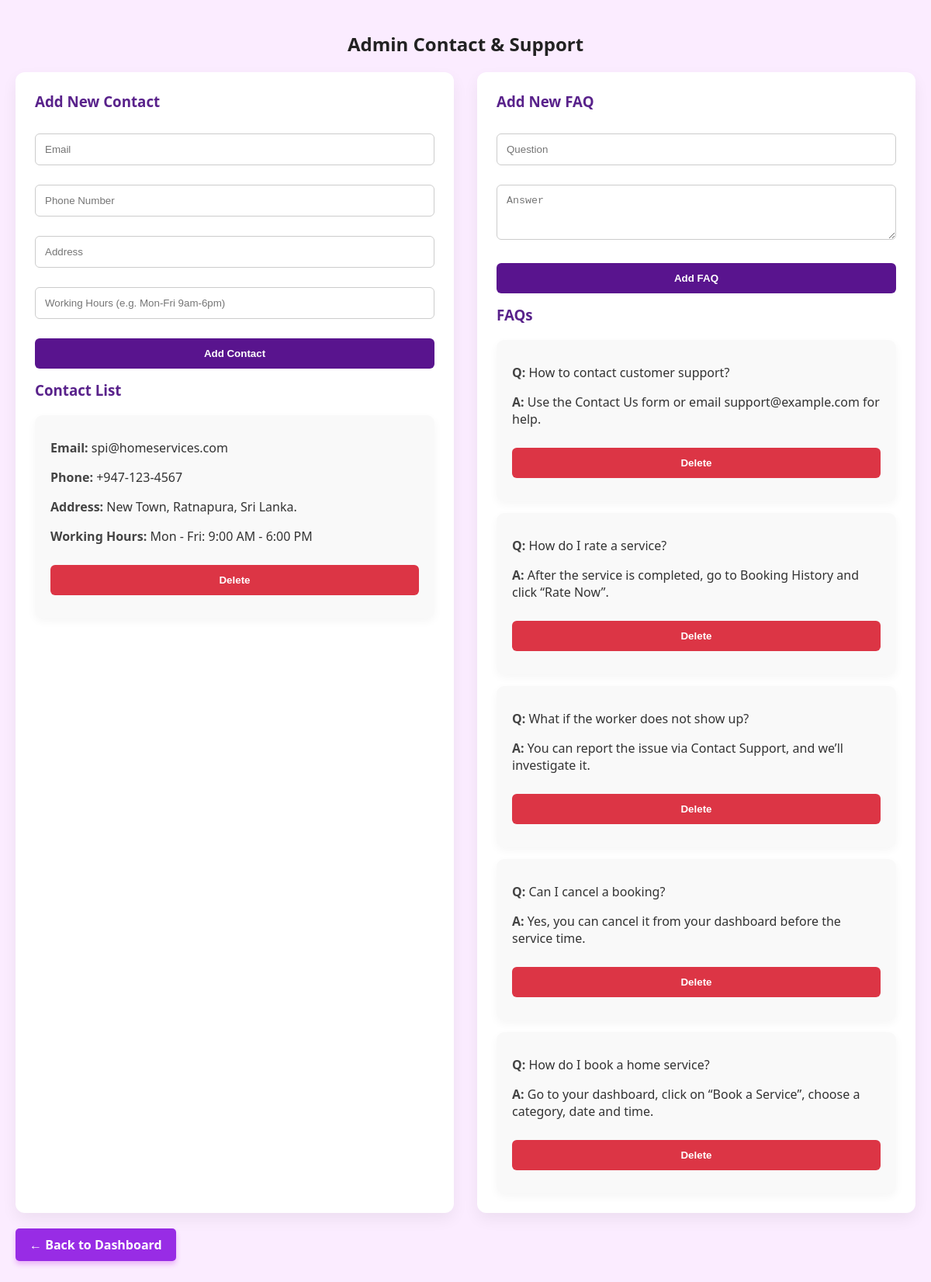
Page /ContactSupport.php on the committed database.
### tables this page shows
CREATE TABLE `contacts` (
  `contact_id` int(11) NOT NULL,
  `email` varchar(100) NOT NULL,
  `phone` varchar(20) NOT NULL,
  `address` varchar(255) NOT NULL,
  `working_hours` varchar(100) NOT NULL
);

CREATE TABLE `faqs` (
  `id` int(11) NOT NULL,
  `question` text NOT NULL,
  `answer` text NOT NULL
);

### ContactSupport.php (the view, shortened to what this page needs)
<?php
$servername = "localhost";
$username = "root";
$password = "";
$dbname = "home_service_db";
$conn = new mysqli($servername, $username, $password, $dbname);
$contact_result = $conn->query("SELECT * FROM contacts ORDER BY contact_id DESC");
$faq_result = $conn->query("SELECT * FROM faqs ORDER BY id DESC");
?>
<!DOCTYPE html>
<html>
<head>
</head>
<body>
<h2>Admin Contact & Support</h2>
<div class="container">
    <div class="section">
        <h3>Add New Contact</h3>
        <form method="POST">
            <input type="email" name="email" placeholder="Email" required>
            <input type="text" name="phone" placeholder="Phone Number" required>
            <input type="text" name="address" placeholder="Address" required>
            <input type="text" name="working_hours" placeholder="Working Hours (e.g. Mon-Fri 9am-6pm)" required>
            <button type="submit" name="add_contact">Add Contact</button>
        </form>
        <h3>Contact List</h3>
        <div class="card-list">
            <?php if ($contact_result->num_rows > 0): ?>
                <?php while ($row = $contact_result->fetch_assoc()): ?>
                    <div class="card">
                        <p><strong>Email:</strong> <?= htmlspecialchars($row['email']) ?></p>
                        <p><strong>Phone:</strong> <?= htmlspecialchars($row['phone']) ?></p>
                        <p><strong>Address:</strong> <?= htmlspecialchars($row['address']) ?></p>
                        <p><strong>Working Hours:</strong> <?= htmlspecialchars($row['working_hours']) ?></p>
                        <form method="POST" class="action-form" onsubmit="return confirm('Delete this contact?');">
                            <button type="submit" name="delete_contact" class="delete-btn">Delete</button>
                        </form>
                    </div>
                <?php endwhile; ?>
            <?php else: ?>
                <p class="no-data">No contacts found.</p>
            <?php endif; ?>
        </div>
    </div>
    <div class="section">
        <h3>Add New FAQ</h3>
        <form method="POST">
            <input type="text" name="question" placeholder="Question" required>
            <textarea name="answer" placeholder="Answer" rows="3" required></textarea>
            <button type="submit" name="add_faq">Add FAQ</button>
        </form>
        <h3>FAQs</h3>
        <div class="card-list">
            <?php if ($faq_result->num_rows > 0): ?>
                <?php while ($faq = $faq_result->fetch_assoc()): ?>
                    <div class="card">
                        <p><strong>Q:</strong> <?= htmlspecialchars($faq['question']) ?></p>
                        <p><strong>A:</strong> <?= nl2br(htmlspecialchars($faq['answer'])) ?></p>
                        <form method="POST" class="action-form" onsubmit="return confirm('Delete this FAQ?');">
                            <button type="submit" name="delete_faq" class="delete-btn">Delete</button>
                        </form>
                    </div>
                <?php endwhile; ?>
            <?php else: ?>
                <p class="no-data">No FAQs found.</p>
            <?php endif; ?>
        </div>
    </div>
</div>
<a href="AdminDashboard1.php" class="back-btn">← Back to Dashboard</a>
</body>
</html>

### ContactSupport.php (style rules this page uses)
body { font-family: 'Segoe UI', sans-serif; margin: 20px; background: #fbecff; color: #333; }
h2 { text-align: center; margin: 40px 0 20px; color: #222; }
.container { display: grid; grid-template-columns: repeat(auto-fit, minmax(400px, 1fr)); gap: 30px; max-width: 1200px; margin: auto; }
.section { background: #fff; padding: 25px; border-radius: 12px; box-shadow: 0 8px 20px rgba(0, 0, 0, 0.06); animation: fadeInUp 0.8s ease forwards; opacity: 0; transform: translateY(30px); }
.section h3 { margin-top: 0; color:rgb(89, 34, 139); }
input, textarea, button { width: 100%; padding: 12px; margin-top: 10px; margin-bottom: 15px; border: 1px solid #ccc; border-radius: 6px; box-sizing: border-box; }
button { background:rgb(89, 20, 142); color: white; border: none; font-weight: bold; transition: background 0.3s ease; }
.delete-btn { background: #dc3545; }
.card-list { display: flex; flex-direction: column; gap: 15px; margin-top: 20px; }
.card { background: #f9f9f9; padding: 15px 20px; border-radius: 10px; box-shadow: 0 4px 12px rgba(0,0,0,0.04); transition: transform 0.2s ease; }
.card strong { color: #444; }
.action-form { display: inline; }
.back-btn { display: inline-block; margin: 20px 0; padding: 10px 18px; background-color:rgb(152, 44, 229); color: white; text-decoration: none; font-weight: 600; border-radius: 5px; transition: background-color 0.3s ease, transform 0.2s ease; box-shadow: 0 4px 6px rgba(192, 44, 229, 0.3); }

### rows in the picture
contacts: email "spi@homeservices.com", phone "+947-123-4567", address "New Town, Ratnapura, Sri Lanka.", working_hours "Mon - Fri: 9:00 AM - 6:00 PM"
faqs: question "How to contact customer support?", answer "Use the Contact Us form or email support@example.com for help."
faqs: question "How do I rate a service?", answer "After the service is completed, go to Booking History and click “Rate Now”."
faqs: question "What if the worker does not show up?", answer "You can report the issue via Contact Support, and we’ll investigate it."
faqs: question "Can I cancel a booking?", answer "Yes, you can cancel it from your dashboard before the service time."
faqs: question "How do I book a home service?", answer "Go to your dashboard, click on “Book a Service”, choose a category, date and time."
